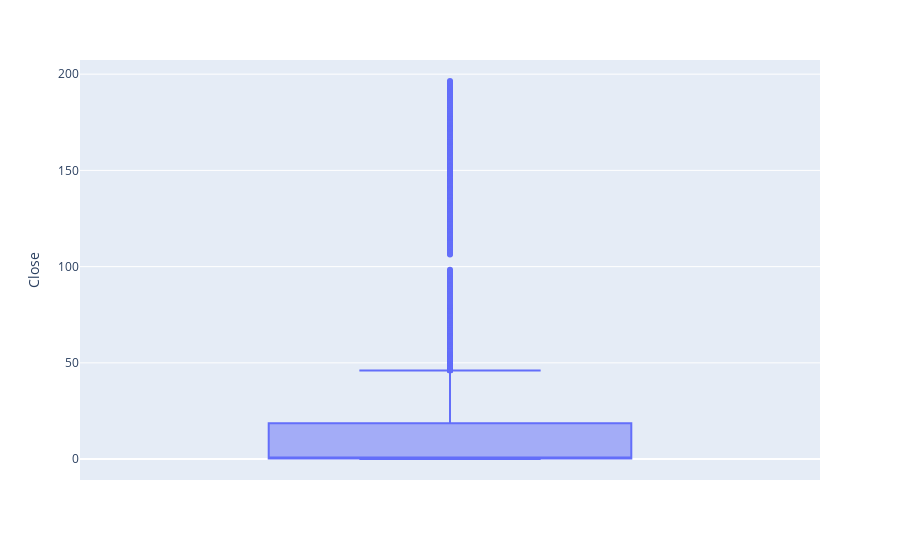

This figure's notebook cell:
### Code cell
#create box plot
px.box(data, y = 'Close')

### Figure 1 — Plotly figure (JSON) as saved in the notebook; plotly's stock layout.template omitted (floating-point values rounded to 4 significant figures; data arrays with more than 128 entries replaced by an {"elided": "..."} marker saying what was removed)
{"data": [{"alignmentgroup": "True", "hovertemplate": "Close=%{y}<extra></extra>", "legendgroup": "", "marker": {"color": "#636efa"}, "name": "", "notched": false, "offsetgroup": "", "orientation": "v", "showlegend": false, "type": "box", "x0": " ", "xaxis": "x", "y": {"elided": "10791 float values"}, "y0": " ", "yaxis": "y"}], "layout": {"boxmode": "group", "legend": {"tracegroupgap": 0}, "margin": {"t": 60}, "xaxis": {"anchor": "y", "domain": [0, 1]}, "yaxis": {"anchor": "x", "domain": [0, 1], "title": {"text": "Close"}}}}
